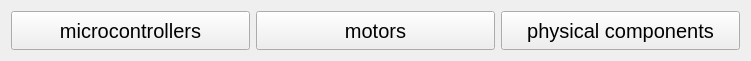
       <widget class="QWidget" name="horizontalLayoutWidget_49">
        <property name="geometry">
         <rect>
          <x>18</x>
          <y>499</y>
          <width>751</width>
          <height>61</height>
         </rect>
        </property>
        <layout class="QHBoxLayout" name="horizontalLayout_53">
         <item>
          <widget class="QPushButton" name="tests_page_microcontrollers_button">
           <property name="sizePolicy">
            <sizepolicy hsizetype="Preferred" vsizetype="Minimum">
             <horstretch>0</horstretch>
             <verstretch>0</verstretch>
            </sizepolicy>
           </property>
           <property name="font">
            <font>
             <pointsize>15</pointsize>
            </font>
           </property>
           <property name="text">
            <string>microcontrollers</string>
           </property>
          </widget>
         </item>
         <item>
          <widget class="QPushButton" name="tests_page_motors_button">
           <property name="sizePolicy">
            <sizepolicy hsizetype="Preferred" vsizetype="Minimum">
             <horstretch>0</horstretch>
             <verstretch>0</verstretch>
            </sizepolicy>
           </property>
           <property name="font">
            <font>
             <pointsize>15</pointsize>
            </font>
           </property>
           <property name="text">
            <string>motors</string>
           </property>
          </widget>
         </item>
         <item>
          <widget class="QPushButton" name="tests_page_physical_button">
           <property name="sizePolicy">
            <sizepolicy hsizetype="Preferred" vsizetype="Minimum">
             <horstretch>0</horstretch>
             <verstretch>0</verstretch>
            </sizepolicy>
           </property>
           <property name="font">
            <font>
             <pointsize>15</pointsize>
            </font>
           </property>
           <property name="text">
            <string>physical components</string>
           </property>
          </widget>
         </item>
        </layout>
       </widget>
